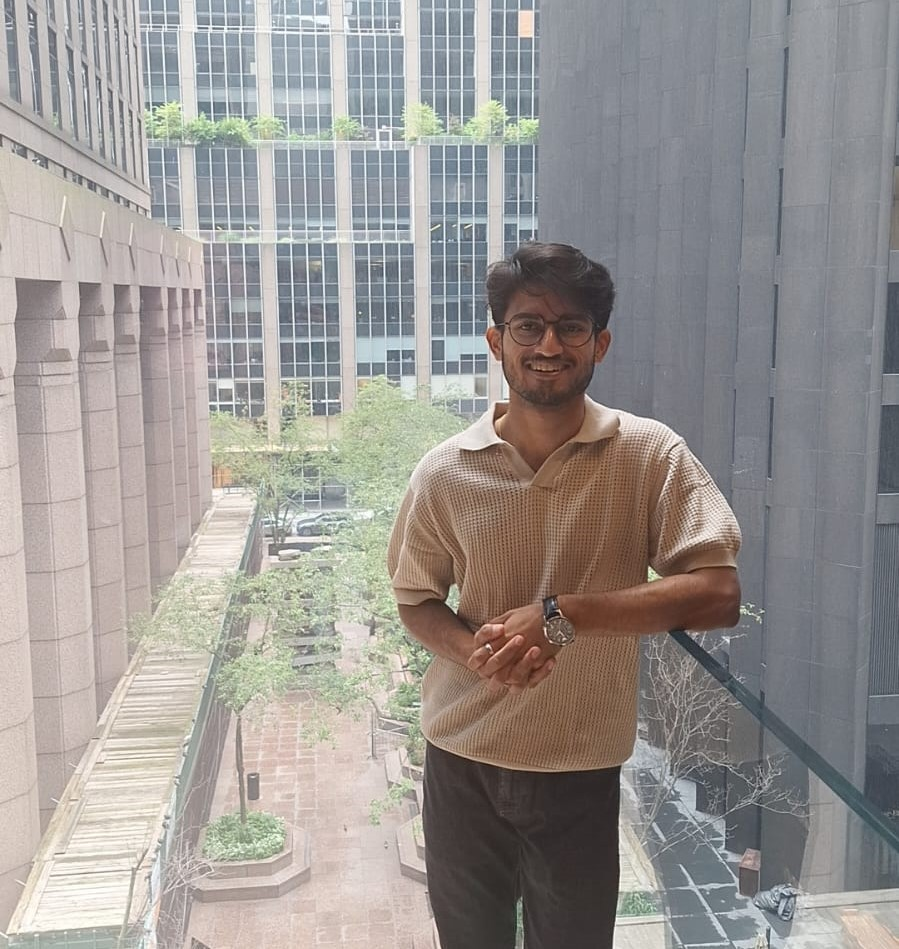
#> input picture data-science/hw2/anushtup.jpg, 899 x 949 px
$ python hw2_q1.py
#> lines starting #> are read from the running program, lines starting #| are printed output that depends on the picture
import numpy as np
import matplotlib.pyplot as plt
from matplotlib.image import imread
import os

#Load Image
A = imread(os.path.join('anushtup.jpg'))
#> A is the input picture: shape (949, 899, 3); mean R, G, B 154.9, 150.7, 147.9
X = np.mean(A, -1)  # Convert RGB to grayscale
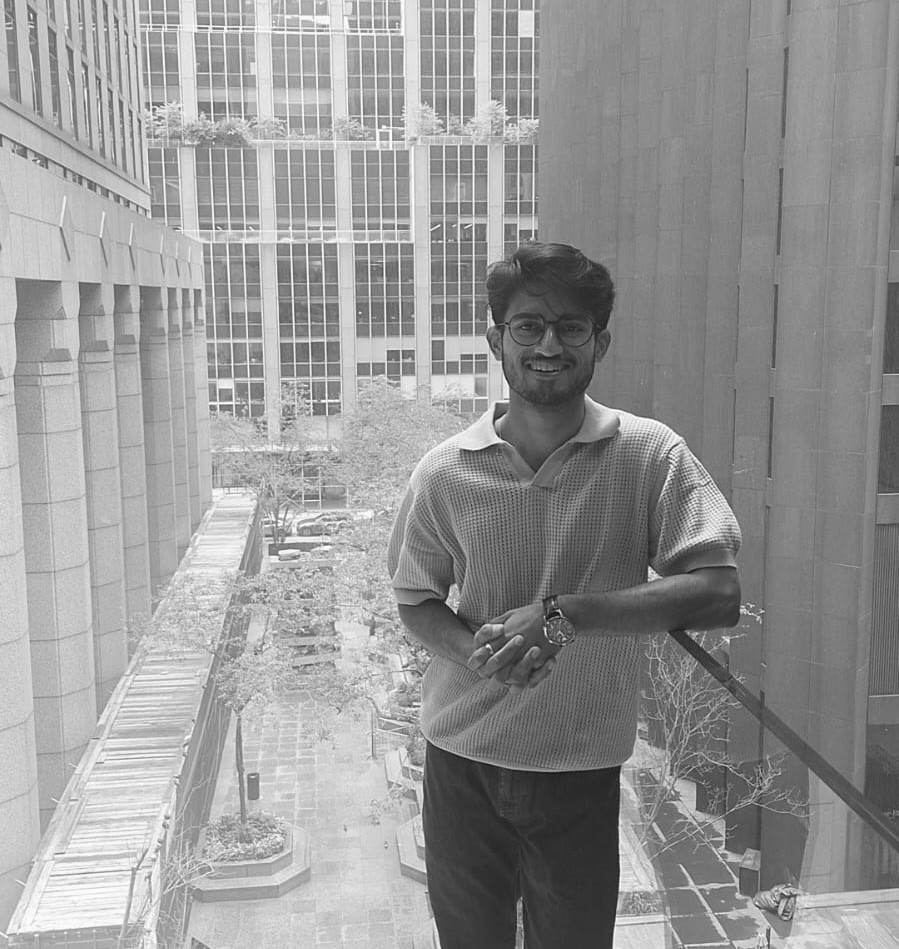
#> X: shape (949, 899) float64; min 13.33, max 255, mean 151.2

#Take the SVD
U, S, VT = np.linalg.svd(X, full_matrices=False)
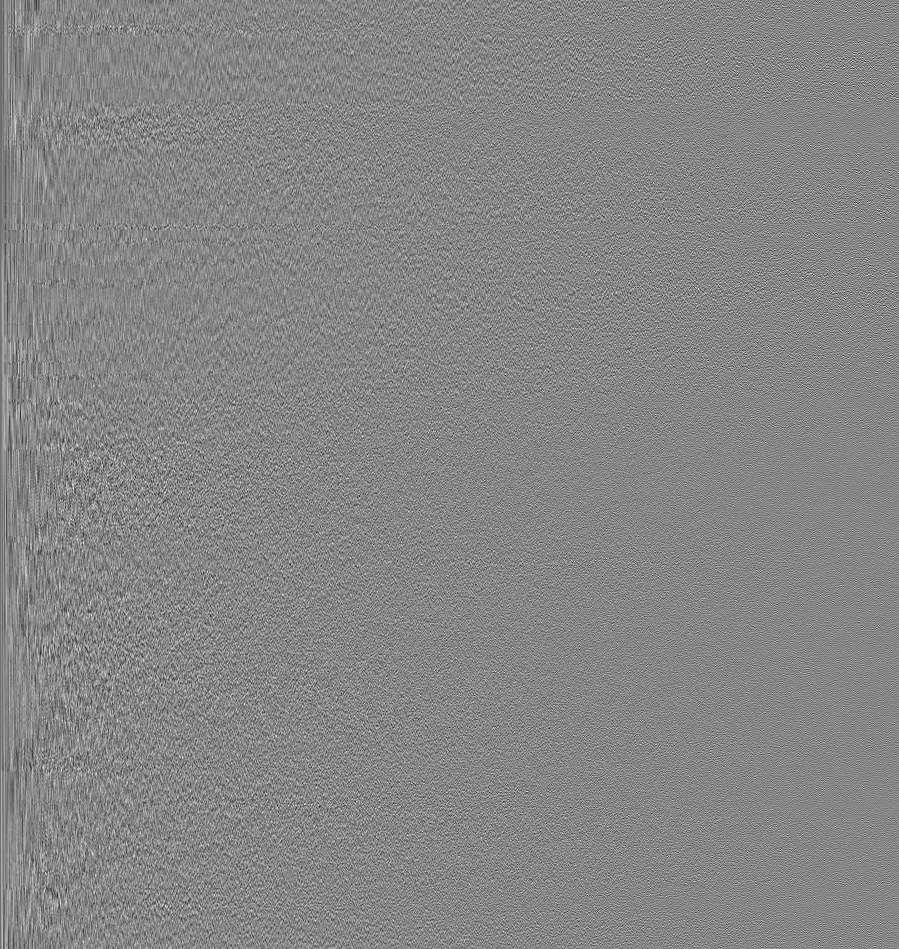
#> U: shape (949, 899) float64; min -0.209, max 0.187, mean -3.58e-05; drawn with min black and max white
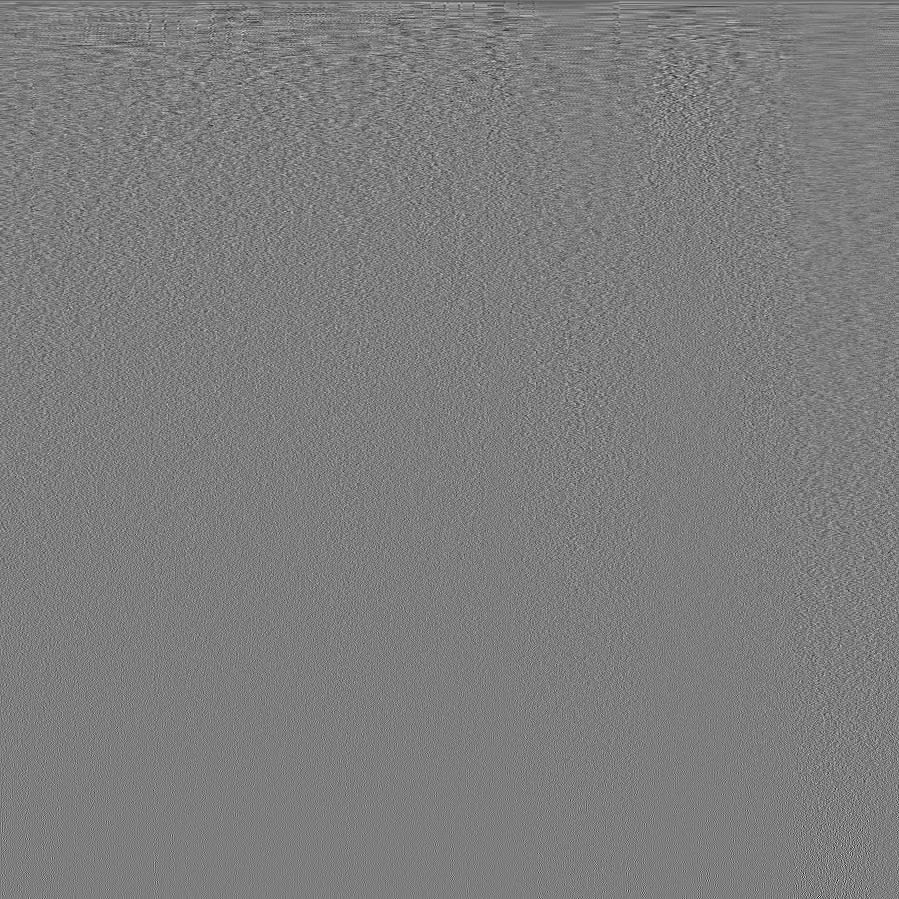
#> VT: shape (899, 899) float64; min -0.239, max 0.245, mean -4.61e-05; drawn with min black and max white
#> S = 899 values, max 143158.4 at index 0, min 0.731 at index 898, mean 523.8
S = np.diag(S)

#3x2 plot grid
fig, axes = plt.subplots(3, 2, figsize=(12, 18))
r_values = [5, 20, 50, 100, 150, 200]  #Increasing number of singular values

for i, r in enumerate(r_values):
    #Approximate image with the first r singular values
    Xapprox = U[:, :r] @ S[0:r, :r] @ VT[:r, :]

    #Plot the approximated image in the left column
    ax_img = axes[i // 2, i % 2]
    ax_img.imshow(Xapprox, cmap='gray')
    ax_img.set_title(f'Approximation with {r} singular values')
#> this loop made 6 passes
#> pass 1, `Xapprox = U[:, :r] @ S[0:r, :r] @ VT[:r, :]`:
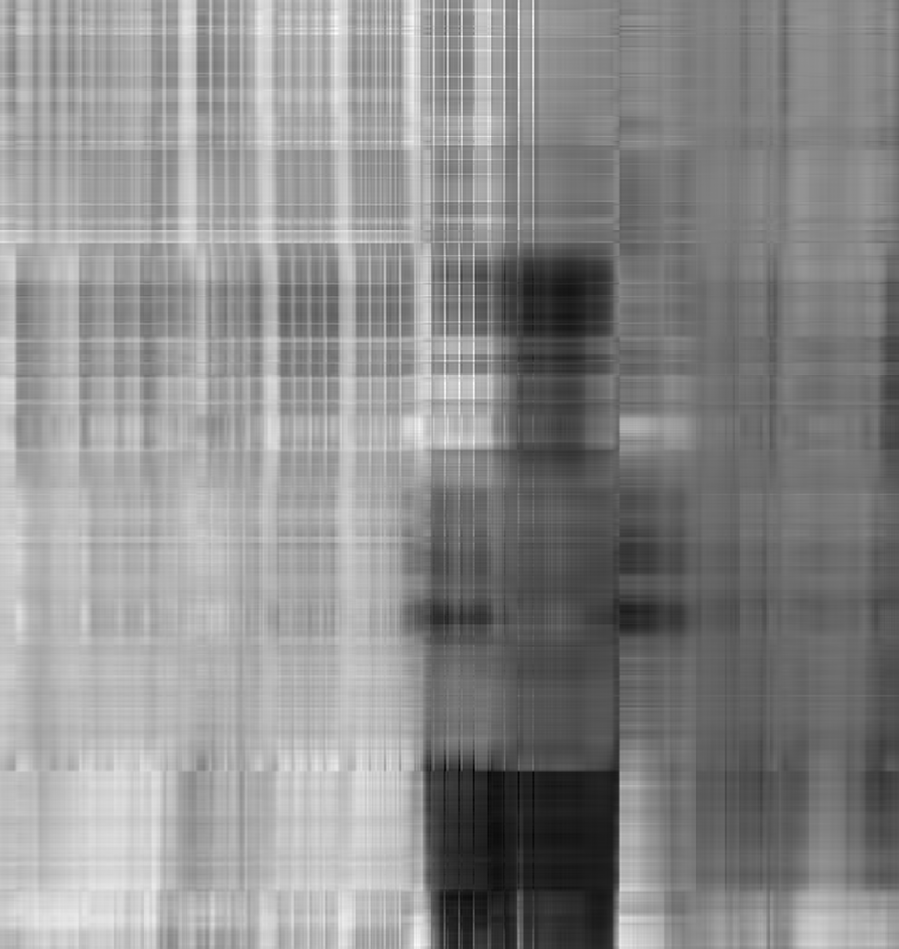
#> Xapprox: shape (949, 899) float64; min 20.44, max 258.4, mean 151.2; drawn with min black and max white

plt.subplots_adjust(wspace=0.5, hspace=0.5)

plt.tight_layout()
plt.savefig('./question1_sol.png')
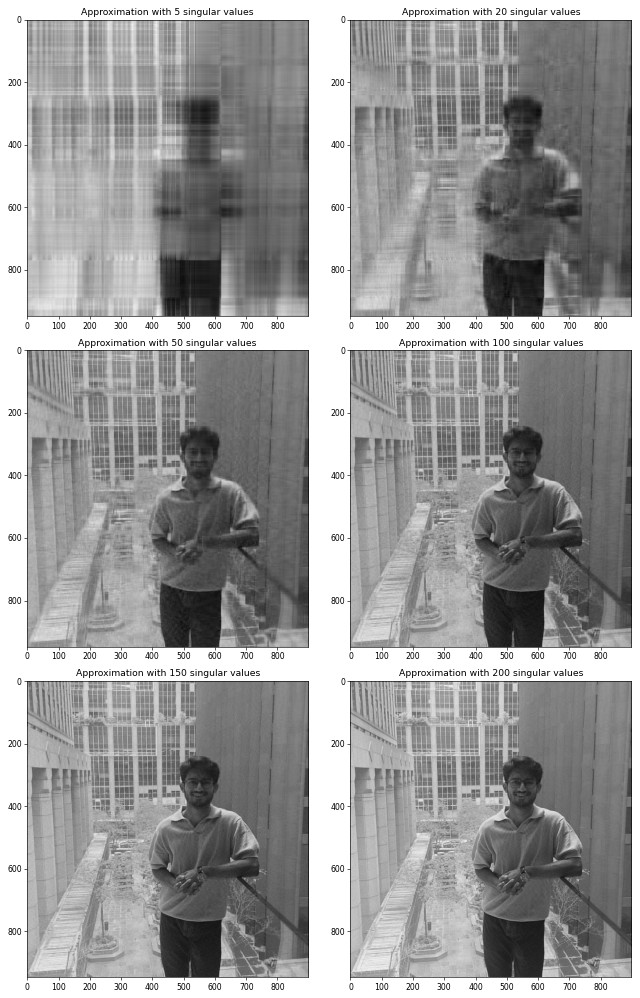
#> figure drawn by matplotlib, 6 panels
